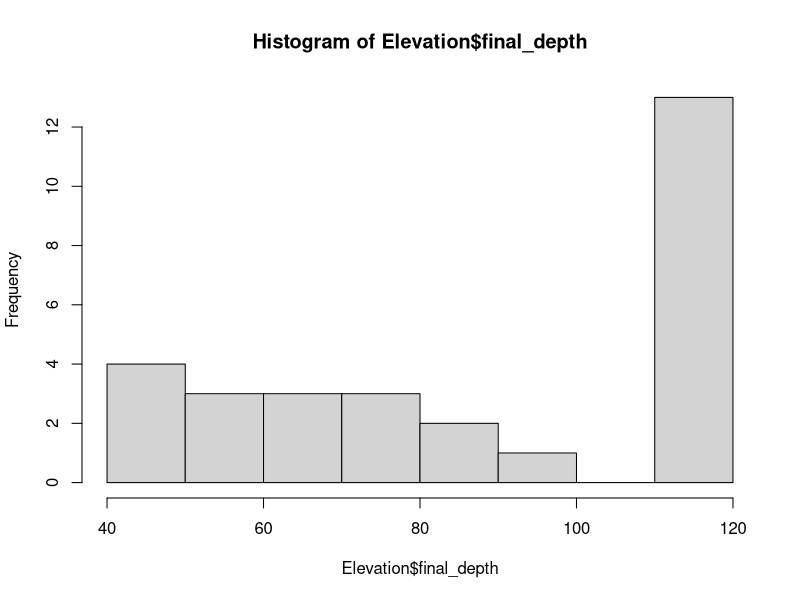
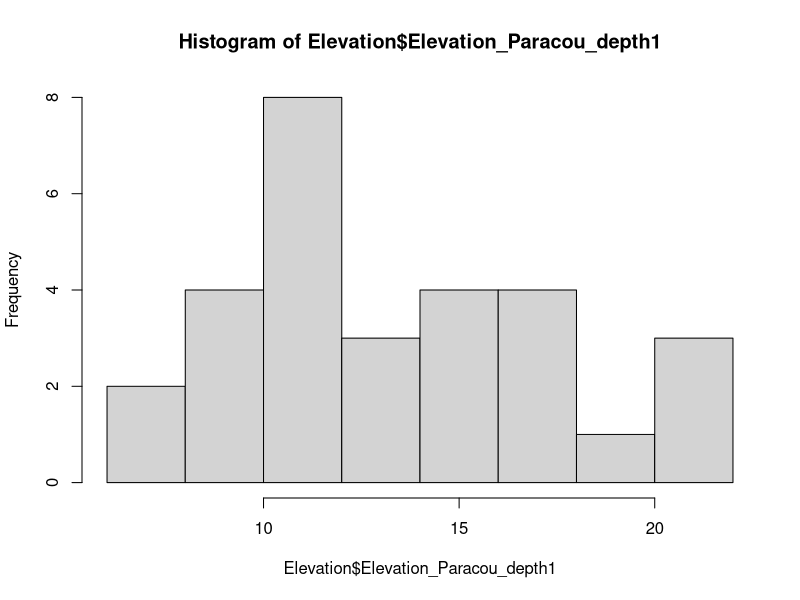
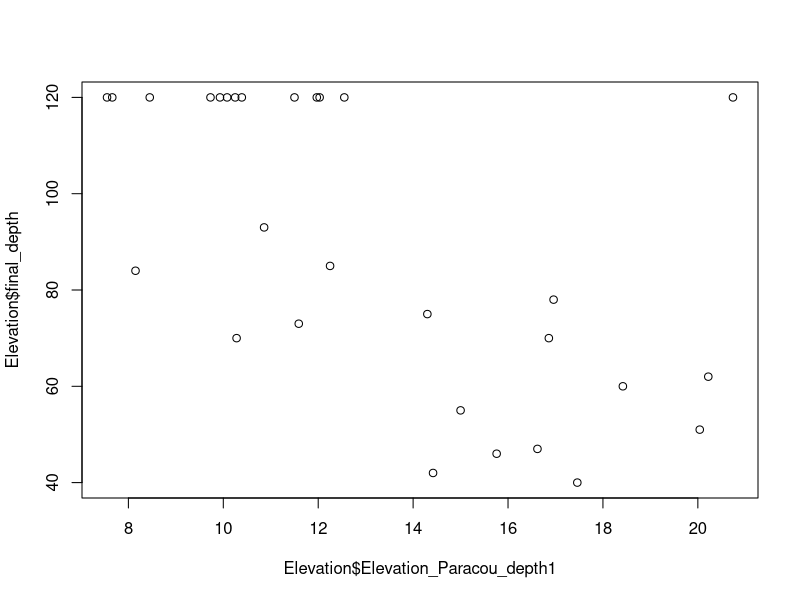
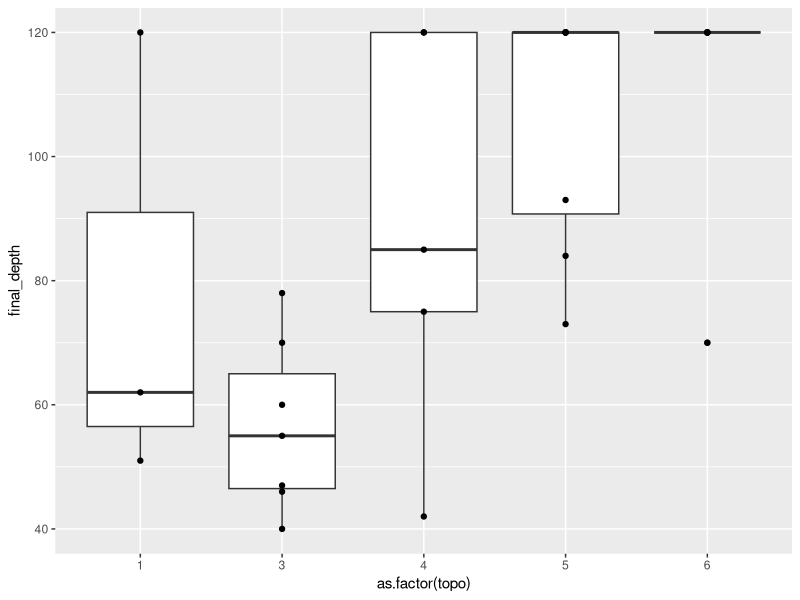
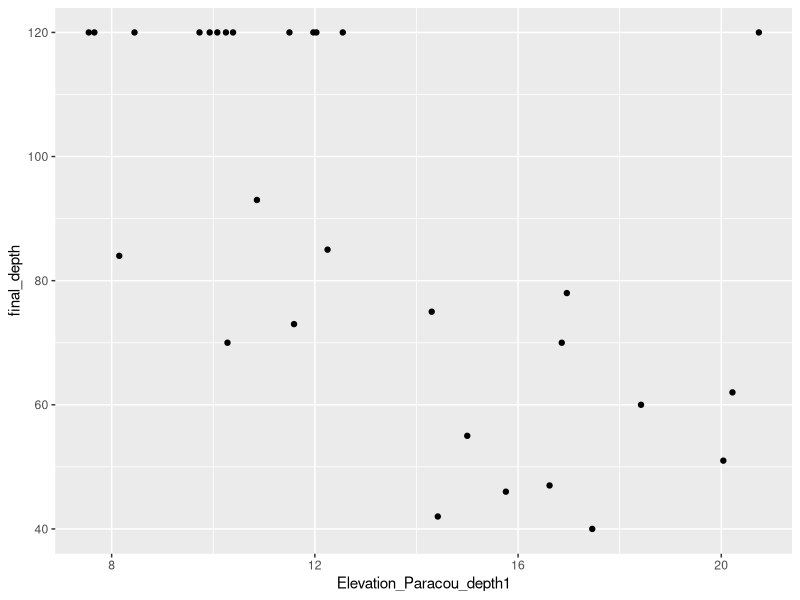

Write the R code that produced these figures, in order. (Note: this script raises an error after producing the figures.)
## ---- chunk 1
#to empty your work environment
rm(list=ls()) 


library(tidyverse)
library(readxl)
library(dplyr)

library(ggforce)   #look again why I used it
library(knitr)

## ---- chunk 2
#import data from last year project (36 Auger in the P16)
dataAuger2022 <- read_excel("DataAuger2022.xlsx", na = "NA")  

#create a new column for topography that only contains the number of the topography 
dataAuger2022$topo <- as.numeric(gsub("[^0-9]+", "", dataAuger2022$topographie))
#6: bas fonds
#5: versant bas de pente
#4: versant mi-pente
#3: versant haut de pente
#2: ...?
#1: plateau

#import botany data
Botany <- read_excel("DataAuger2022.xlsx", na = "NA", sheet = "Data Giacomo")  

#remove NA objects
Botany <- Botany %>% 
  na.omit  

#make a more precise df with variables we will use
Botany <- Botany %>% 
  select(c("TreeID", "Family", "Genus", "species", "DBH", "Xutm", "Yutm"))

## ---- chunk 3

dataAuger2022 <- dataAuger2022 %>% rename_at('% pente', ~'pente')
dataAuger2022 <- dataAuger2022 %>% rename_at('Numéro horizon', ~'horizon')
dataAuger2022 <- dataAuger2022 %>% rename_at('profondeur limite inférieure (cm)2', ~'depth_inf')
dataAuger2022 <- dataAuger2022 %>% rename_at('profondeur limite supérieure (cm)', ~'depth_sup')
dataAuger2022 <- dataAuger2022 %>% rename_at('Epaisseur (cm)', ~'epaisseur')
dataAuger2022 <- dataAuger2022 %>% rename_at('Texture corrigée 2023', ~'Texture_2023')
dataAuger2022 <- dataAuger2022 %>% rename_at('EG %', ~'stone_elements')
dataAuger2022 <- dataAuger2022 %>% rename_at('Réserve eau utile (mm) NEW...35', ~'water_reservoir')

## ---- chunk 4
Auger <- dataAuger2022 %>%
  select(c("sondage_N", "arbre_plus_proche", "topo", "depth_sup", "Texture_2023")) %>%
  na.omit

#create new column with textures divided in three classes based upon their presence of silt
Auger $Silt_class <- ifelse(Auger$Texture_2023 %in% c("A", "Alo", "AS"), "low", ifelse(Auger$Texture_2023 %in% c("SL", "SA", "S"), "intermediate", "high"))

## ---- chunk 5
#create a cleaner dataframe with only necessary informations
Auger_cor <- dataAuger2022 %>% 
  select(c("sondage_N", "depth_sup", "texture", "Texture_2023", "topo", "arbre_plus_proche"))

#create new texture variable that contains some non-corrected textures
Auger_cor$final_texture <- ifelse(
  is.na(dataAuger2022$Texture_2023) & !(dataAuger2022$sondage_N %in% c("15.1", "15.2", "15.5", "15.7", "19.5", "19.7", "20.5")),
  dataAuger2022$texture,
  dataAuger2022$Texture_2023
)

#create dataframe with only final texture as texture, and then only eliminate the rows for which we have not data of
Auger_cor <- Auger_cor %>%
  select(c("sondage_N", "depth_sup", "final_texture", "topo", "arbre_plus_proche")) %>%
  na.omit

#create new column with textures divided in three classes based upon their presence of silt
Auger_cor$Silt_class <- ifelse(Auger_cor$final_texture %in% c("A", "Alo", "AS"), "low", ifelse(Auger_cor$final_texture %in% c("SL", "SA", "S"), "intermediate", "high"))

#creata dataframe in which for every Auger point you have defined depth at which silt concentration becomes high, or if intermediate that it is 120 (!!Important to check this)
Auger_cor <- Auger_cor %>%
  group_by(sondage_N) %>%
  mutate(
    final_depth = ifelse(any(Silt_class == "high"), 
                         min(depth_sup[Silt_class == "high"]), 
                         120)
  ) %>%
  ungroup() %>%
  distinct(sondage_N, .keep_all = TRUE) %>%
  select(sondage_N, final_depth, topo, arbre_plus_proche)

#import elevation data of topography
Elevation <- read.csv("Elevation_exact.csv")

#merge two dataframes 
Elevation <- Elevation %>%
  select(c("sondage_N", "Elevation_Paracou_depth1")) %>%
  merge(Auger_cor, by.x = 'sondage_N', by.y = 'sondage_N')

#correlation test between topography and high silt depth appearance, spearman method instead of pearson due to non-normality (of final depth because much more values )
cor(Elevation$Elevation_Paracou_depth1, Elevation$final_depth, method = "spearman")

cor.test(Elevation$Elevation_Paracou_depth1, Elevation$final_depth, method = 
c("spearman"))

## ---- chunk 6
hist(Elevation$final_depth)
hist(Elevation$Elevation_Paracou_depth1)
plot(Elevation$Elevation_Paracou_depth1, Elevation$final_depth)

ggplot(Elevation, aes(x=as.factor(topo), y=final_depth)) + geom_boxplot() + geom_point()

ggplot(Elevation, aes(x=Elevation_Paracou_depth1, y=final_depth)) + geom_point()
## ---- chunk 7

#filter out all data that isn't on a certain topography and make smaller usable dataframe
Auger <- dataAuger2022 %>% 
  filter(topo %in% c("3")) %>%
  select(c("sondage_N", "Texture_2023", "depth_sup", "arbre_plus_proche", "topo")) 

#take out NA variables
Auger <- Auger %>% 
  na.omit   

#create new column with textures divided in three classes based upon their presence of silt
Auger$Silt_class <- ifelse(Auger$Texture_2023 %in% c("A", "Alo", "AS"), "low", ifelse(Auger$Texture_2023 %in% c("SL", "SA", "S"), "intermediate", "high"))

## ---- chunk 8

#creata dataframe in which for every Auger point you have defined depth at which silt concentration becomes high
Auger <- Auger %>% 
  group_by(sondage_N) %>%             #group by Auger
  filter(Silt_class == "high") %>%    #get only Augers for which the silt concentration is high
  arrange(sondage_N, depth_sup) %>%   #arrange the data so that every measurement in one Auger is arranged with depth
  distinct(sondage_N, .keep_all = TRUE) %>%  #keep only one value per Auger (the first depth)
  select(sondage_N,depth_sup, arbre_plus_proche, topo) %>% #maintain only three variables from the dataframe
  merge(Botany, by.x = 'arbre_plus_proche', by.y = 'TreeID' )   #merge with botany dataframe for common values of treeID and arbre plus proche

## ---- chunk 9

#write_csv(Botany, "Botany_export.csv")      
#export data to QGis

#upload data that contains zones of 10m around center Auger points
Buffer_points <- read.csv("Final_intersection.csv")

AGB_buffer <- Buffer_points %>%
  group_by(sondage_N) %>%
  summarise(amount_trees = n(),
            sp_richness = n_distinct(species)
            )

Final <- Auger %>%
  select(sondage_N, depth_sup, topo) %>%
  merge(AGB_buffer, by.x = 'sondage_N', by.y = 'sondage_N' )

## ---- chunk 10

#creates a new column for all textures combining the corrected and the not corrected ones (if topography is 5 or 6 and if it is not three points decided by visual that they are not good to)
dataAuger2022$final_texture <- ifelse(
  is.na(dataAuger2022$Texture_2023) & (dataAuger2022$topo == 5 | dataAuger2022$topo == 6) & !(dataAuger2022$sondage_N %in% c("15.1", "15.5", "15.7")),
  dataAuger2022$texture,
  dataAuger2022$Texture_2023
)


Greta1 <- dataAuger2022 %>% 
  select(c("sondage_N", "Texture_2023", "final_texture", "texture", "depth_sup", "arbre_plus_proche", "topo"))

#create new column with textures divided in three classes based upon their presence of silt
Greta1$Silt_class <- ifelse(Greta1$final_texture %in% c("A", "Alo", "AS"), "low", ifelse(Greta1$final_texture %in% c("SL", "SA", "S"), "intermediate", ifelse(Greta1$final_texture == "NA", "NA", "high")))

Greta_merged <- merge(Greta1, Botany, by.x = "arbre_plus_proche", by.y = "TreeID") %>%
  group_by(sondage_N) %>%             # Regroup by "sondage_N"
  filter(DBH == max(DBH)) %>%         # Filter to keep rows with the highest DBH
  distinct(sondage_N, .keep_all = TRUE) # Keep only one row per sondage_N

write_csv(Greta_merged, "Greta.csv")   #for greta

Greta <- Greta1 %>%
  group_by(sondage_N) %>%             # Group by Auger
  filter(Silt_class == "high") %>%    # Get only Augers with high silt concentration
  arrange(sondage_N) %>%              # Arrange data by "sondage_N"
  left_join(Botany, by = c("arbre_plus_proche" = "TreeID")) %>% # Left join with Botany
  group_by(sondage_N) %>%             # Regroup by "sondage_N"
  filter(DBH == max(DBH)) %>%         # Filter to keep rows with the highest DBH
  distinct(sondage_N, .keep_all = TRUE) %>% # Keep only one row per sondage_N
  select(sondage_N, depth_sup, arbre_plus_proche, topo, DBH, Xutm, Yutm) # Maintain selected variables


## ---- chunk 11

plot(Final_df$depth_sup, Final_df$amount_trees)
plot(Final_df$depth_sup, Final_df$sp_richness)
plot(Final_df$depth_sup, Final_df$DBH)
## ---- chunk 12

M3 <- lm(Final$amount_trees ~ Final$topo*Final$depth_sup)
summary(M3)
library(car)
anova(M3)  #type1
Anova(M3)   # type2

M4<- lm(Final$amount_trees ~ Final$topo + Final$depth_sup)   #no interaction
summary(M4)
library(car)
Anova(M4)
